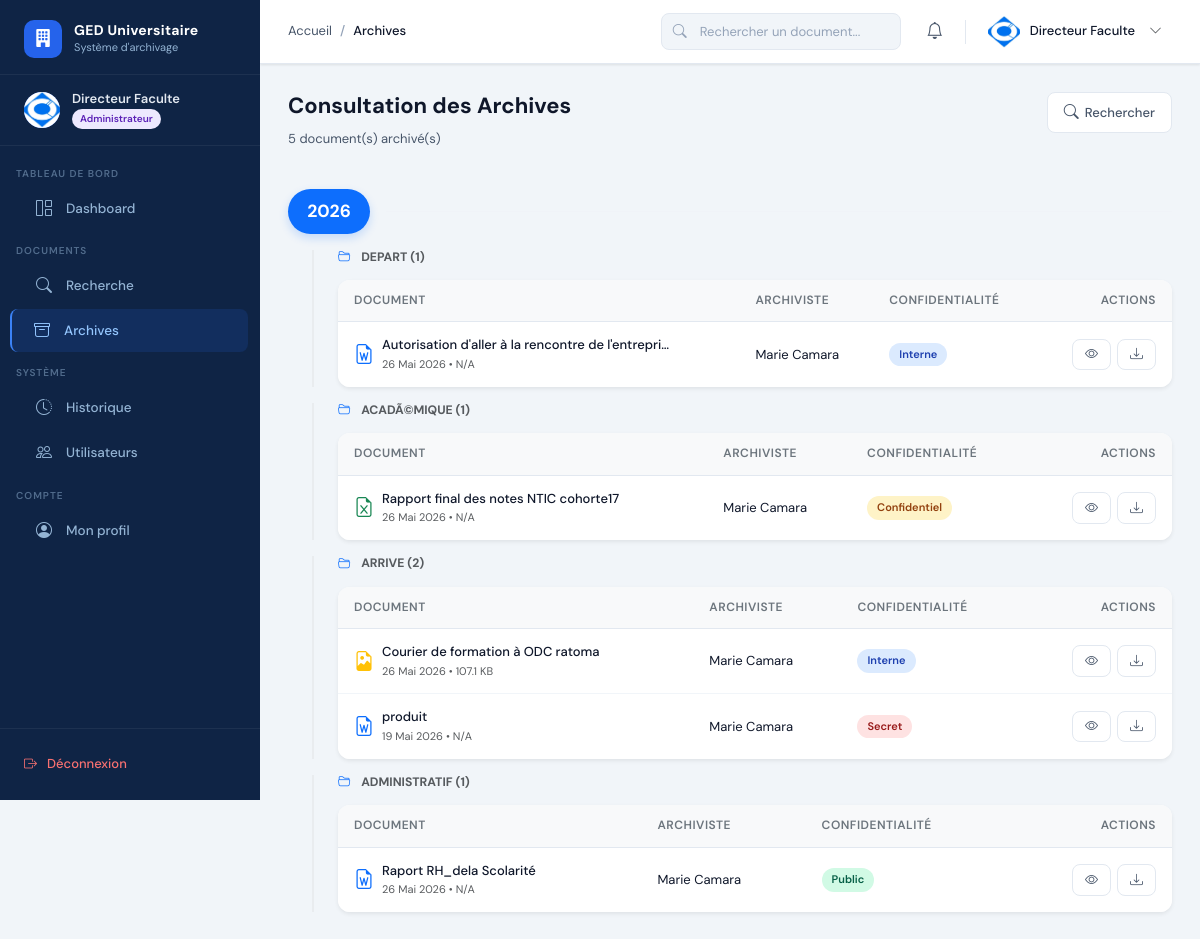
The page /dashboard/archives/ (signed in) on the database its author committed.
### apps/accounts/models.py (models this page shows, shortened)
class User(AbstractUser):
    ROLE_CHOICES = [
        ('administrateur', 'Administrateur'),
        ('archiviste', 'Archiviste'),
    ]
    role = models.CharField(max_length=20, choices=ROLE_CHOICES, default='archiviste')
    photo = models.ImageField(upload_to='photos/', blank=True, null=True)
    telephone = models.CharField(max_length=20, blank=True)
    departement = models.CharField(max_length=100, blank=True)
    is_active = models.BooleanField(default=True)
    created_at = models.DateTimeField(auto_now_add=True)
    updated_at = models.DateTimeField(auto_now=True)
    def is_admin(self):
        return self.role == 'administrateur'
    class Meta:
        verbose_name = 'Utilisateur'
        verbose_name_plural = 'Utilisateurs'

### apps/categories/models.py (models this page shows, shortened)
class Categorie(models.Model):
    COULEUR_CHOICES = [
        ('primary', 'Bleu'), ('success', 'Vert'), ('danger', 'Rouge'),
        ('warning', 'Orange'), ('info', 'Cyan'), ('secondary', 'Gris'),
        ('dark', 'Foncé'),
    ]
    nom = models.CharField(max_length=100, unique=True)
    description = models.TextField(blank=True)
    couleur = models.CharField(max_length=20, choices=COULEUR_CHOICES, default='primary')
    parent = models.ForeignKey('self', on_delete=models.SET_NULL, null=True, blank=True, related_name='sous_categories')
    created_at = models.DateTimeField(auto_now_add=True)
    class Meta:
        verbose_name = 'Catégorie'
        ordering = ['nom']

### apps/documents/models.py (models this page shows, shortened)
class Document(models.Model):
    CONFIDENTIALITE_CHOICES = [
        ('public', 'Public'),
        ('interne', 'Interne'),
        ('confidentiel', 'Confidentiel'),
        ('secret', 'Secret'),
    ]
    STATUT_CHOICES = [
        ('actif', 'Actif'),
        ('archive', 'Archivé'),
        ('supprime', 'Supprimé'),
    ]
    titre = models.CharField(max_length=255)
    description = models.TextField(blank=True)
    fichier = models.FileField(upload_to='documents/%Y/%m/')
    categorie = models.ForeignKey(Categorie, on_delete=models.SET_NULL, null=True)
    tags = models.ManyToManyField(Tag, blank=True)
    archiviste = models.ForeignKey(settings.AUTH_USER_MODEL, on_delete=models.SET_NULL, null=True, related_name='documents')
    confidentialite = models.CharField(max_length=20, choices=CONFIDENTIALITE_CHOICES, default='interne')
    statut = models.CharField(max_length=20, choices=STATUT_CHOICES, default='actif')
    created_at = models.DateTimeField(auto_now_add=True)
    updated_at = models.DateTimeField(auto_now=True)
    def get_extension(self):
        _, ext = os.path.splitext(self.fichier.name)
        return ext.lower()
    def get_icon(self):
        ext = self.get_extension()
        icons = {
            '.pdf': 'bi-file-earmark-pdf text-danger',
            '.doc': 'bi-file-earmark-word text-primary',
            '.docx': 'bi-file-earmark-word text-primary',
            '.xls': 'bi-file-earmark-excel text-success',
            '.xlsx': 'bi-file-earmark-excel text-success',
            '.png': 'bi-file-earmark-image text-warning',
            '.jpg': 'bi-file-earmark-image text-warning',
            '.jpeg': 'bi-file-earmark-image text-warning',
            '.ppt': 'bi-file-earmark-ppt text-orange',
            '.pptx': 'bi-file-earmark-ppt text-orange',
        }
        return icons.get(ext, 'bi-file-earmark text-secondary')
    def get_taille(self):
        try:
            size = self.fichier.size
            if size < 1024: return f"{size} B"
            elif size < 1024**2: return f"{size/1024:.1f} KB"
            else: return f"{size/1024**2:.1f} MB"
        except: return "N/A"
    class Meta:
        verbose_name = 'Document'
        ordering = ['-created_at']

### apps/documents/views.py (the view)
# urls.py: path('archives/', views.consultation_archives, name='consultation_archives'),
@login_required
def consultation_archives(request):
    if not request.user.is_admin():
        from django.core.exceptions import PermissionDenied
        raise PermissionDenied
    docs = Document.objects.filter(statut='archive').order_by('-created_at')
    grouped_docs = {}
    for doc in docs:
        year = doc.created_at.year
        cat = doc.categorie.nom if doc.categorie else "Sans catégorie"
        if year not in grouped_docs:
            grouped_docs[year] = {}
        if cat not in grouped_docs[year]:
            grouped_docs[year][cat] = []
        grouped_docs[year][cat].append(doc)
    sorted_years = sorted(grouped_docs.keys(), reverse=True)
    final_docs = []
    for year in sorted_years:
        categories_in_year = []
        for cat_name, items in grouped_docs[year].items():
            categories_in_year.append({'name': cat_name, 'documents': items})
        final_docs.append({'year': year, 'categories': categories_in_year})
    return render(request, 'admin_ged/archives.html', {
        'grouped_documents': final_docs,
        'total_count': docs.count()
    })

### templates/admin_ged/archives.html (shortened to what this page needs)
{% extends 'base.html' %}
{% block breadcrumb %}<li class="breadcrumb-item active">Archives</li>{% endblock %}
{% block content %}
<div class="page-header">
  <div><h1 class="page-title">Consultation des Archives</h1><p class="page-subtitle">{{ total_count }} document(s) archivé(s)</p></div>
  <div class="page-actions"><a href="{% url 'recherche_documents' %}" class="btn btn-outline"><i class="bi bi-search"></i> Rechercher</a></div>
</div>
<div class="archives-view">
  {% if grouped_documents %}
    {% for year_group in grouped_documents %}
      <div class="year-section mb-4">
        <div class="d-flex align-items-center mb-3">
          <div class="year-badge me-3">{{ year_group.year }}</div>
          <div class="flex-grow-1 border-bottom" style="height: 1px; opacity: 0.1;"></div>
        </div>
        {% for cat_group in year_group.categories %}
          <div class="category-group mb-3 ms-4">
            <h6 class="text-muted text-uppercase fw-bold small mb-3">
              <i class="bi bi-folder2-open me-2 text-primary"></i> {{ cat_group.name }} ({{ cat_group.documents|length }})
            </h6>
            <div class="table-container shadow-sm border-0">
              <table class="table mb-0">
                <thead>
                  <tr>
                    <th>Document</th>
                    <th>Archiviste</th>
                    <th>Confidentialité</th>
                    <th class="text-end">Actions</th>
                  </tr>
                </thead>
                <tbody>
                  {% for doc in cat_group.documents %}
                    <tr>
                      <td>
                        <div class="d-flex align-items-center gap-2">
                          <i class="{{ doc.get_icon }} text-primary fs-5"></i>
                          <div>
                            <div class="fw-500 text-sm">{{ doc.titre|truncatechars:50 }}</div>
                            <div class="text-xs text-muted">{{ doc.created_at|date:"d M Y" }} • {{ doc.get_taille }}</div>
                          </div>
                        </div>
                      </td>
                      <td><span class="text-sm">{% if doc.archiviste %}{{ doc.archiviste.get_full_name|default:doc.archiviste.username }}{% else %}Utilisateur supprimé{% endif %}</span></td>
                      <td><span class="badge-custom badge-{{ doc.confidentialite }}">{{ doc.get_confidentialite_display }}</span></td>
                      <td class="text-end">
                        <div class="table-actions justify-content-end">
                          <a href="{% url 'detail_document' doc.pk %}" class="btn btn-outline btn-sm"><i class="bi bi-eye"></i></a>
                          <a href="{% url 'telecharger_document' doc.pk %}" class="btn btn-outline btn-sm"><i class="bi bi-download"></i></a>
                        </div>
                      </td>
                    </tr>
                  {% endfor %}
                </tbody>
              </table>
            </div>
          </div>
        {% endfor %}
      </div>
    {% endfor %}
  {% else %}
    <div class="empty-state text-center p-5">
      <div class="empty-icon fs-1 text-muted opacity-25 mb-3"><i class="bi bi-archive"></i></div>
      <div class="empty-title h5">Aucun document archivé</div>
    </div>
  {% endif %}
</div>
{% endblock %}

### templates/base.html (shortened to what this page needs)
<!DOCTYPE html>
<html lang="fr">
<head>
  {% load static %}
  <link rel="stylesheet" href="https://cdn.jsdelivr.net/npm/bootstrap@5.3.2/dist/css/bootstrap.min.css">
  <link rel="stylesheet" href="https://cdn.jsdelivr.net/npm/bootstrap-icons@1.11.3/font/bootstrap-icons.min.css">
  <link rel="stylesheet" href="{% static 'css/main.css' %}">
</head>
<body>
<aside class="sidebar" id="sidebar">
  <a href="{% url 'dashboard' %}" class="sidebar-logo">
    <div class="sidebar-logo-icon"><i class="bi bi-building-fill"></i></div>
    <div class="sidebar-logo-text">
      <div class="brand">GED Universitaire</div>
      <div class="sub">Système d'archivage</div>
    </div>
  </a>
  <div class="sidebar-user">
    <div class="sidebar-user-avatar">
      {% if user.photo %}<img src="{{ user.photo.url }}" alt="">
      {% else %}{{ user.first_name|first|upper }}{{ user.last_name|first|upper }}
      {% endif %}
    </div>
    <div>
      <div class="sidebar-user-name">{{ user.get_full_name|default:user.username }}</div>
      <div class="sidebar-user-role">
        <span class="sidebar-badge {% if user.is_admin %}badge-admin{% else %}badge-archiviste{% endif %}">
          {{ user.get_role_display }}
        </span>
      </div>
    </div>
  </div>
  <nav class="sidebar-nav">
    {% if user.is_admin %}
      <div class="sidebar-section"><div class="sidebar-section-title">Tableau de bord</div></div>
      <a href="{% url 'dashboard' %}" class="sidebar-link {% if request.resolver_match.url_name == 'dashboard' %}active{% endif %}">
        <i class="bi bi-grid-1x2"></i> Dashboard
      </a>
      <div class="sidebar-section"><div class="sidebar-section-title">Documents</div></div>
      <a href="{% url 'recherche_documents' %}" class="sidebar-link {% if request.resolver_match.url_name == 'recherche_documents' %}active{% endif %}">
        <i class="bi bi-search"></i> Recherche
      </a>
      <a href="{% url 'consultation_archives' %}" class="sidebar-link {% if request.resolver_match.url_name == 'consultation_archives' %}active{% endif %}">
        <i class="bi bi-archive"></i> Archives
      </a>
      <div class="sidebar-section"><div class="sidebar-section-title">Système</div></div>
      <a href="{% url 'historique_systeme' %}" class="sidebar-link {% if request.resolver_match.url_name == 'historique_systeme' %}active{% endif %}">
        <i class="bi bi-clock-history"></i> Historique
      </a>
      <a href="{% url 'gestion_utilisateurs' %}" class="sidebar-link {% if request.resolver_match.url_name == 'gestion_utilisateurs' %}active{% endif %}">
        <i class="bi bi-people"></i> Utilisateurs
      </a>
    {% endif %}
    <div class="sidebar-section"><div class="sidebar-section-title">Compte</div></div>
    <a href="{% url 'profil' %}" class="sidebar-link {% if request.resolver_match.url_name == 'profil' %}active{% endif %}">
      <i class="bi bi-person-circle"></i> Mon profil
    </a>
  </nav>
  <div class="sidebar-footer">
    <a href="{% url 'deconnexion' %}" class="sidebar-logout">
      <i class="bi bi-box-arrow-right"></i> Déconnexion
    </a>
  </div>
</aside>
<div class="main-wrapper">
  <header class="top-navbar">
    <div class="navbar-breadcrumb">
      <nav aria-label="breadcrumb">
        <ol class="breadcrumb">
          <li class="breadcrumb-item"><a href="{% url 'dashboard' %}">Accueil</a></li>
          {% block breadcrumb %}{% endblock %}
        </ol>
      </nav>
    </div>
    <div class="navbar-search d-none d-md-flex">
      <i class="bi bi-search search-icon"></i>
      <form action="{% url 'recherche_documents' %}" method="get">
        <input type="text" name="q" placeholder="Rechercher un document..." class="form-control">
      </form>
    </div>
    <div class="navbar-actions">
      <div class="dropdown">
        <button class="navbar-btn position-relative" data-bs-toggle="dropdown" aria-expanded="false">
          <i class="bi bi-bell"></i>
        </button>
      </div>
      <div class="dropdown">
        <div class="navbar-user" data-bs-toggle="dropdown" style="cursor:pointer;">
          <div class="navbar-user-avatar">
            {% if user.photo %}<img src="{{ user.photo.url }}" alt="">
            {% else %}{{ user.first_name|first|upper }}{{ user.last_name|first|upper }}
            {% endif %}
          </div>
          <span class="navbar-user-name d-none d-lg-block">{{ user.get_full_name|default:user.username }}</span>
          <i class="bi bi-chevron-down text-sm text-muted d-none d-lg-block ms-1"></i>
        </div>
      </div>
    </div>
  </header>
  <main class="content-area">
    {% block content %}{% endblock %}
  </main>
</div>
</body>
</html>

### templates/admin_ged/archives.html (style rules this page uses)
.year-badge { background: #0d6efd; color: white; padding: 0.5rem 1.2rem; border-radius: 50px; font-weight: 700; font-size: 1.1rem; box-shadow: 0 4px 10px rgba(13, 110, 253, 0.2); }
.category-group { border-left: 2px solid #e9ecef; padding-left: 1.5rem; }
.table-container { background: white; border-radius: 12px; overflow: hidden; }
.table thead th { background: #f8f9fa; border-top: none; font-size: 0.75rem; text-transform: uppercase; letter-spacing: 0.5px; color: #6c757d; }

### rows shown on the page
User: photo (picture), get_full_name "Directeur Faculte", role "Administrateur"
Categorie: name "DEPART"
Document: titre "Autorisation d'aller à la rencontre de l'entrepri…", created_at "26 Mai 2026", get_taille "N/A", archiviste.get_full_name "Marie Camara", confidentialite "Interne"
Categorie: name "ACADÃ©MIQUE"
Document: titre "Rapport final des notes NTIC cohorte17", created_at "26 Mai 2026", get_taille "N/A", archiviste.get_full_name "Marie Camara", confidentialite "Confidentiel"
Categorie: name "ARRIVE"
Document: titre "Courier de formation à ODC ratoma", created_at "26 Mai 2026", get_taille "107.1 KB", archiviste.get_full_name "Marie Camara", confidentialite "Interne"
Document: titre "produit", created_at "19 Mai 2026", get_taille "N/A", archiviste.get_full_name "Marie Camara", confidentialite "Secret"
Categorie: name "ADMINISTRATIF"
Document: titre "Raport RH_dela Scolarité", created_at "26 Mai 2026", get_taille "N/A", archiviste.get_full_name "Marie Camara", confidentialite "Public"

### other values the page prints
{{ total_count }} "5"
{{ year_group.year }} "2026"
{{ cat_group.documents|length }} "1" "1" "2" "1"
